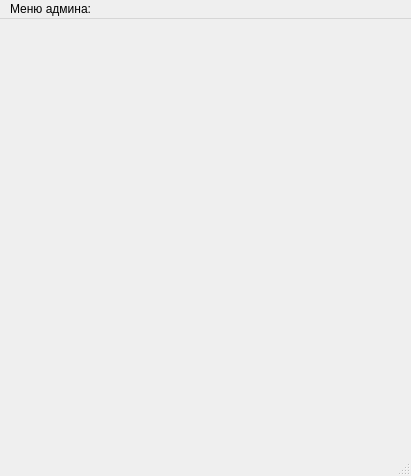
<?xml version="1.0" encoding="UTF-8"?>
<ui version="4.0">
 <class>adminWindow</class>
 <widget class="QMainWindow" name="adminWindow">
  <property name="geometry">
   <rect>
    <x>0</x>
    <y>0</y>
    <width>411</width>
    <height>476</height>
   </rect>
  </property>
  <property name="windowTitle">
   <string>MainWindow</string>
  </property>
  <widget class="QWidget" name="centralwidget"/>
  <widget class="QMenuBar" name="menubar">
   <property name="geometry">
    <rect>
     <x>0</x>
     <y>0</y>
     <width>411</width>
     <height>21</height>
    </rect>
   </property>
   <widget class="QMenu" name="menu">
    <property name="title">
     <string>Меню админа:</string>
    </property>
    <addaction name="action_7"/>
    <addaction name="action_8"/>
    <addaction name="separator"/>
    <addaction name="action_12"/>
    <addaction name="separator"/>
    <addaction name="action_15"/>
   </widget>
   <addaction name="menu"/>
  </widget>
  <widget class="QStatusBar" name="statusbar"/>
  <action name="action_7">
   <property name="text">
    <string>Уволить персонал</string>
   </property>
  </action>
  <action name="action_8">
   <property name="text">
    <string>Добавить персонал</string>
   </property>
  </action>
  <action name="action_12">
   <property name="text">
    <string>Информация о заказах </string>
   </property>
  </action>
  <action name="action_15">
   <property name="text">
    <string>Выход</string>
   </property>
  </action>
 </widget>
 <resources/>
 <connections/>
</ui>
